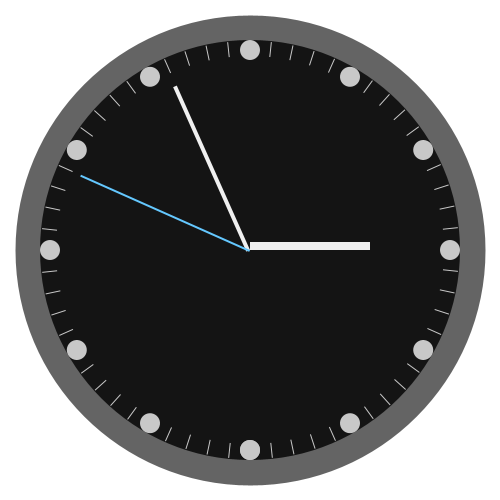
Frame 1 (no input)
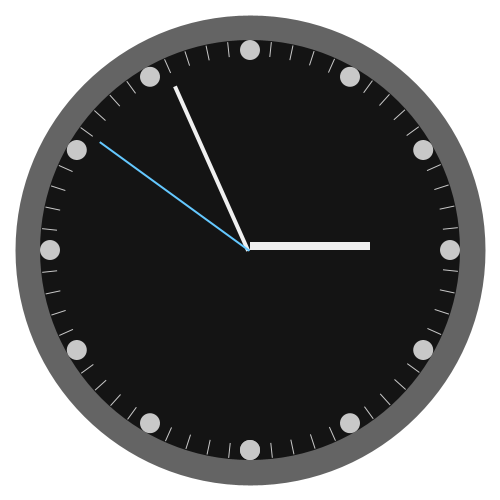
Frame 60 (the mouse pressed at the canvas centre just before this capture)
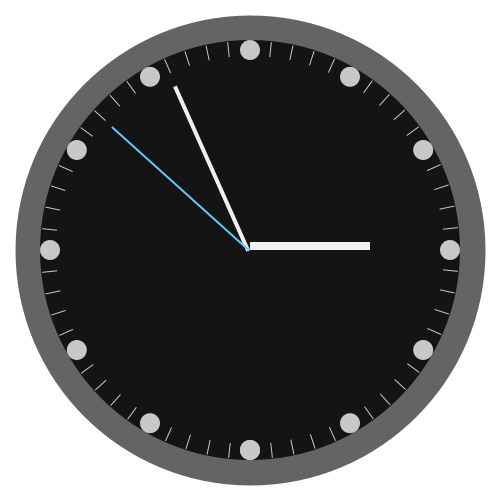
Frame 120 (the mouse held since frame 60 and released just before this capture)

The Processing sketch that drew these frames (run headless with seeded random() and noise(); from frame 60 on, the mouse is pressed at the canvas centre):

// Processing sketch: processing_143784
// ── processing_143784.pde

void setup ()
{
  size (500, 500);
  background (255);
  noStroke();
}

void draw ()
{
  //allgemein
  background (255);
  float s = map(second(), 0, 60, 0, 360);
  float m = map(minute(), 0, 60, 0, 360);
  float h = map(hour(), 0, 12, 0, 360);
  //allgemein END

  //UhrflÃ�Â¤che
  stroke(100);
  strokeWeight(30);
  ellipse(width/2, height/2, 440, 440); //Rand
  noStroke();
  fill(20);
  ellipse(width/2, height/2, 420, 420); //Mitte
  ellipseMode(CENTER);
  //UhrflÃ�Â¤che END

  //Uhr
  translate(width/2, height/2); 
  for (int i=0; i<=360; i+=30) 
  { 
    //Kreise fÃ�Â¼r Stunden
    pushMatrix();
    rotate(radians(i)); 
    translate(0, 200); 
    fill(200);
    ellipse(0, 0, 20, 20);
    popMatrix();
    //Kreise fÃ�Â¼r Stunden END
  }

  for (int i=0; i<=360; i+=6) 
  {
    //Striche fÃ�Â¼r Minuten
    pushMatrix();
    rotate(radians(i)); 
    translate(0, 194); 
    fill(200);
    rect(0, 0, 1, 15);
    noFill();
    popMatrix();
    //Striche fÃ�Â¼r Minuten END
  }

  //Stundenzeiger
  pushMatrix();
  rotate(radians(180+h));
  noStroke();
  fill(240);
  rect(0, 0, 8, 120);
  noFill();
  popMatrix();
  //Stundenzeiger END

  //Minutenzeiger
  pushMatrix();
  rotate(radians(180+m));
  noStroke();
  fill(240);
  rect(0, 0, 4, 180);
  noFill();
  popMatrix();
  //Minutenzeiger END

  //Sekundenzeiger
  pushMatrix();
  rotate(radians(180+s));
  noStroke();
  fill(100, 200, 255);
  rect(0, 0, 2, 185);
  noFill();
  popMatrix();
  //Sekundenzeiger END

  //Uhr END
}
